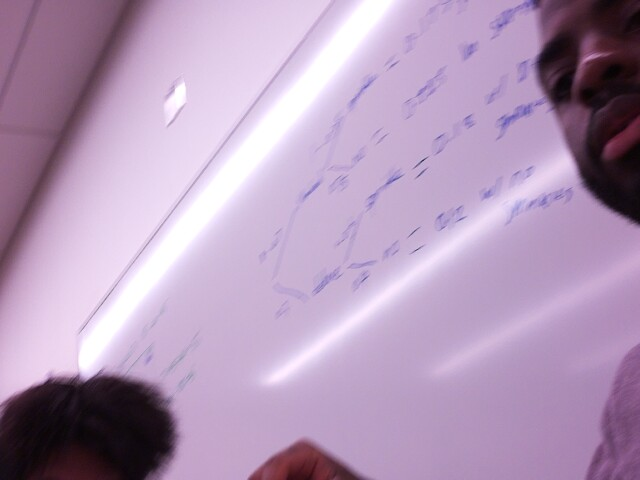
#> input picture test.jpg, 640 x 480 px
$ python -i face.py   (imports and definitions only)
#> lines starting #> are read from the running program, lines starting #| are printed output that depends on the picture
#> further down, picture is the input picture: shape (480, 640, 3); mean B, G, R 183.4, 153.1, 178.4
"""
Handles:
  - Face detection in every frame
  - Masked / obscured face flagging
  - Matching detected faces against the flagged persons database
  - Returning enriched face records with threat attribution
"""

import cv2
import numpy as np
import os
import pickle
import json
from datetime import datetime


try:
    import face_recognition
    FACE_RECOGNITION_AVAILABLE = True
except ImportError:
    FACE_RECOGNITION_AVAILABLE = False
    print("[NxV] face_recognition not installed — embedding match disabled. "
          "Run: pip install face_recognition --break-system-packages")


# Paths
BASE_DIR        = os.path.dirname(os.path.dirname(os.path.abspath(__file__)))
DB_PATH         = os.path.join(BASE_DIR, "datasets", "flagged_persons.json")
EMBEDDINGS_PATH = os.path.join(BASE_DIR, "datasets", "face_embeddings.pkl")

CASCADE_PATH = cv2.data.haarcascades + "haarcascade_frontalface_default.xml"


class FaceDetector:
    """
    Detects faces in a frame and optionally matches them against
    a local database of flagged individuals.

    Usage:
        detector = FaceDetector()
        results  = detector.detect(frame)

    Each result dict:
        {
          'bbox'          : (x, y, w, h),
          'confidence'    : float,          # Haar score (higher = more confident)
          'masked'        : bool,           # True if face appears covered
          'match'         : dict | None,    # Matched person record or None
          'threat_score'  : int,            # 0-100 inherited from DB, 0 if unknown
          'label'         : str,            # Display label for overlay
        }
    """

    def __init__(self,
                 scale_factor: float = 1.1,
                 min_neighbors: int  = 5,
                 min_face_size: tuple = (40, 40),
                 mask_threshold: float = 0.45):
        """
        scale_factor   — how much image is reduced at each scale (1.05–1.4)
        min_neighbors  — higher = fewer false positives but may miss faces
        min_face_size  — ignore faces smaller than this (filters far background)
        mask_threshold — ratio of lower-face skin pixels; below this = masked
        """
        self.cascade       = cv2.CascadeClassifier(CASCADE_PATH)
        self.scale_factor  = scale_factor
        self.min_neighbors = min_neighbors
        self.min_face_size = min_face_size
        self.mask_threshold = mask_threshold

        # Load flagged persons DB
        self.flagged_db    = self._load_db()
        self.embeddings    = self._load_embeddings()

        print(f"[NxV FaceDetector] Loaded {len(self.flagged_db)} flagged persons.")
        print(f"[NxV FaceDetector] Embedding match: {'ON' if FACE_RECOGNITION_AVAILABLE else 'OFF'}")

    # DB helpers

    def _load_db(self) -> list:
        """Load flagged persons JSON database."""
        if not os.path.exists(DB_PATH):
            self._create_empty_db()
        with open(DB_PATH, "r") as f:
#> (reads datasets/flagged_persons.json from the repository)
            return json.load(f).get("persons", [])

    # [11 lines left out: function _create_empty_db, not called in this run]

    def _load_embeddings(self) -> dict:
        """Load pre-computed face embeddings keyed by person ID."""
        if not os.path.exists(EMBEDDINGS_PATH):
            return {}
        with open(EMBEDDINGS_PATH, "rb") as f:
            return pickle.load(f)

    # [5 lines left out: function reload_db, not called in this run]

    # Core detection

    def detect(self, frame: np.ndarray) -> list:
        """
        Run face detection on a single frame.
        Returns a list of enriched face record dicts.
        """
        gray = cv2.cvtColor(frame, cv2.COLOR_BGR2GRAY)
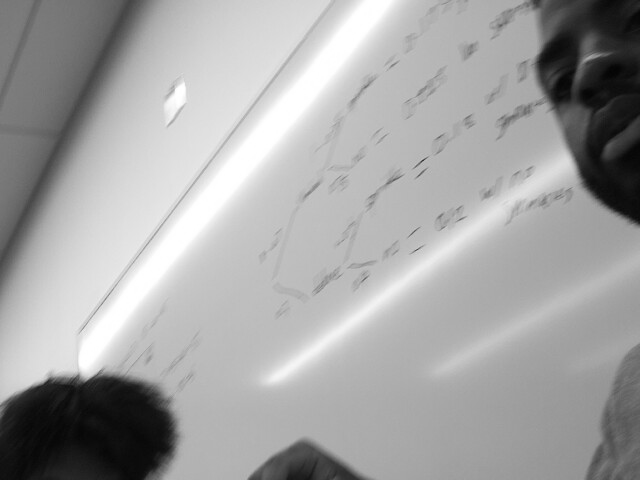
#> gray: shape (480, 640); min 3, max 255, mean 164.1
        gray = cv2.equalizeHist(gray)  # improve contrast in dark / backlit scenes
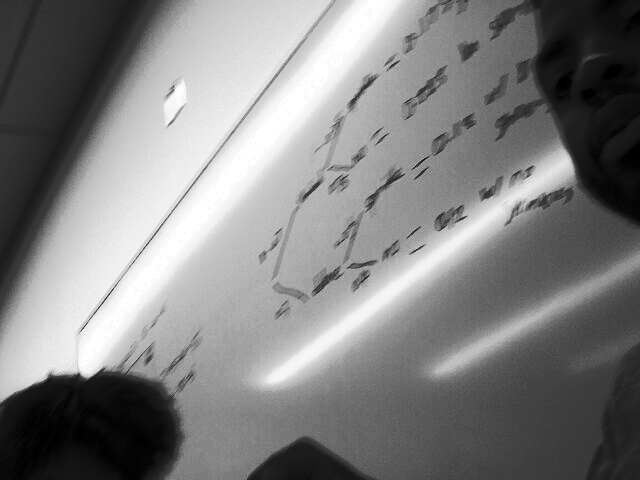
#> gray: shape (480, 640); min 0, max 255, mean 128.6

        raw_faces = self.cascade.detectMultiScale(
            gray,
            scaleFactor  = self.scale_factor,
            minNeighbors = self.min_neighbors,
            minSize      = self.min_face_size,
            flags        = cv2.CASCADE_SCALE_IMAGE
        )
#> raw_faces = ()

        results = []

        if len(raw_faces) == 0:
            return results

        for (x, y, w, h) in raw_faces:
            face_roi = frame[y:y+h, x:x+w]

            masked       = self._is_masked(face_roi)
            match        = self._match_face(frame, x, y, w, h)
            threat_score = match.get("threat_score", 0) if match else 0

            # Bump threat score if masked — unknown + masked = higher suspicion
            if masked and threat_score == 0:
                threat_score = 30  # baseline suspicion for masked unknown

            label = self._build_label(masked, match, threat_score)

            results.append({
                'bbox'        : (x, y, w, h),
                'masked'      : masked,
                'match'       : match,
                'threat_score': threat_score,
                'label'       : label,
            })

        return results

    # Mask detection

    # [175 lines left out: functions _is_masked, _match_face, _build_label, draw, add_person_to_db, not called in this run]

>>> import cv2
>>> picture = cv2.imread('../test.jpg')
>>> result = FaceDetector().detect(picture)
#> result = []
